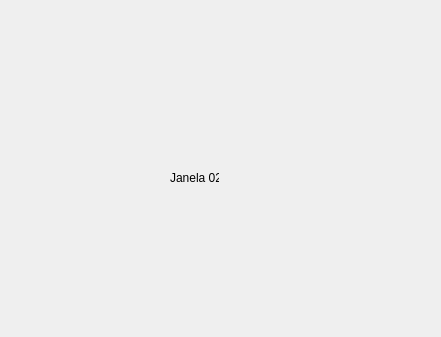
<?xml version="1.0" encoding="UTF-8"?>
<ui version="4.0">
 <class>Janela2</class>
 <widget class="QDialog" name="Janela2">
  <property name="geometry">
   <rect>
    <x>0</x>
    <y>0</y>
    <width>441</width>
    <height>337</height>
   </rect>
  </property>
  <property name="windowTitle">
   <string>Dialog</string>
  </property>
  <widget class="QLabel" name="label">
   <property name="geometry">
    <rect>
     <x>170</x>
     <y>170</y>
     <width>49</width>
     <height>16</height>
    </rect>
   </property>
   <property name="text">
    <string>Janela 02</string>
   </property>
  </widget>
 </widget>
 <resources/>
 <connections/>
</ui>
